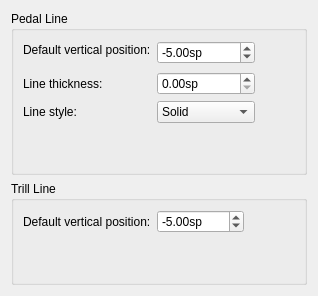
     <widget class="QWidget" name="Page14">
      <layout class="QVBoxLayout" name="verticalLayout_34">
       <item>
        <widget class="QGroupBox" name="groupBox_21">
         <property name="title">
          <string>Pedal Line</string>
         </property>
         <layout class="QGridLayout" name="gridLayout1">
          <item row="0" column="1" rowspan="2" colspan="2">
           <widget class="QDoubleSpinBox" name="pedalY">
            <property name="suffix">
             <string extracomment="spatium unit">sp</string>
            </property>
            <property name="minimum">
             <double>-1000.000000000000000</double>
            </property>
            <property name="maximum">
             <double>1000.000000000000000</double>
            </property>
            <property name="value">
             <double>-5.000000000000000</double>
            </property>
           </widget>
          </item>
          <item row="0" column="0">
           <widget class="QLabel" name="label_96">
            <property name="text">
             <string>Default vertical position:</string>
            </property>
            <property name="buddy">
             <cstring>pedalY</cstring>
            </property>
           </widget>
          </item>
          <item row="2" column="1" colspan="2">
           <widget class="QDoubleSpinBox" name="pedalLineWidth">
            <property name="suffix">
             <string>sp</string>
            </property>
           </widget>
          </item>
          <item row="3" column="1" colspan="2">
           <widget class="QComboBox" name="pedalLineStyle">
            <item>
             <property name="text">
              <string>Solid</string>
             </property>
            </item>
            <item>
             <property name="text">
              <string>Dash</string>
             </property>
            </item>
            <item>
             <property name="text">
              <string>Dot</string>
             </property>
            </item>
            <item>
             <property name="text">
              <string>DashDot</string>
             </property>
            </item>
            <item>
             <property name="text">
              <string>DashDotDot</string>
             </property>
            </item>
           </widget>
          </item>
          <item row="0" column="3">
           <spacer name="horizontalSpacer_8">
            <property name="orientation">
             <enum>Qt::Horizontal</enum>
            </property>
            <property name="sizeHint" stdset="0">
             <size>
              <width>40</width>
              <height>20</height>
             </size>
            </property>
           </spacer>
          </item>
          <item row="3" column="0">
           <widget class="QLabel" name="label_106">
            <property name="text">
             <string>Line style:</string>
            </property>
            <property name="buddy">
             <cstring>pedalLineStyle</cstring>
            </property>
           </widget>
          </item>
          <item row="2" column="0">
           <widget class="QLabel" name="label_107">
            <property name="text">
             <string>Line thickness:</string>
            </property>
            <property name="buddy">
             <cstring>pedalLineWidth</cstring>
            </property>
           </widget>
          </item>
          <item row="4" column="0">
           <spacer name="verticalSpacer_19">
            <property name="orientation">
             <enum>Qt::Vertical</enum>
            </property>
            <property name="sizeHint" stdset="0">
             <size>
              <width>20</width>
              <height>40</height>
             </size>
            </property>
           </spacer>
          </item>
         </layout>
        </widget>
       </item>
       <item>
        <widget class="QGroupBox" name="groupBox_22">
         <property name="title">
          <string>Trill Line</string>
         </property>
         <layout class="QGridLayout" name="gridLayout_14">
          <item row="1" column="0">
           <spacer name="verticalSpacer_18">
            <property name="orientation">
             <enum>Qt::Vertical</enum>
            </property>
            <property name="sizeHint" stdset="0">
             <size>
              <width>20</width>
              <height>40</height>
             </size>
            </property>
           </spacer>
          </item>
          <item row="0" column="0">
           <widget class="QLabel" name="label_97">
            <property name="text">
             <string>Default vertical position:</string>
            </property>
            <property name="buddy">
             <cstring>trillY</cstring>
            </property>
           </widget>
          </item>
          <item row="0" column="1">
           <widget class="QDoubleSpinBox" name="trillY">
            <property name="suffix">
             <string extracomment="spatium unit">sp</string>
            </property>
            <property name="minimum">
             <double>-1000.000000000000000</double>
            </property>
            <property name="maximum">
             <double>1000.000000000000000</double>
            </property>
            <property name="value">
             <double>-5.000000000000000</double>
            </property>
           </widget>
          </item>
          <item row="0" column="2">
           <spacer name="horizontalSpacer_10">
            <property name="orientation">
             <enum>Qt::Horizontal</enum>
            </property>
            <property name="sizeHint" stdset="0">
             <size>
              <width>40</width>
              <height>20</height>
             </size>
            </property>
           </spacer>
          </item>
         </layout>
        </widget>
       </item>
      </layout>
     </widget>
